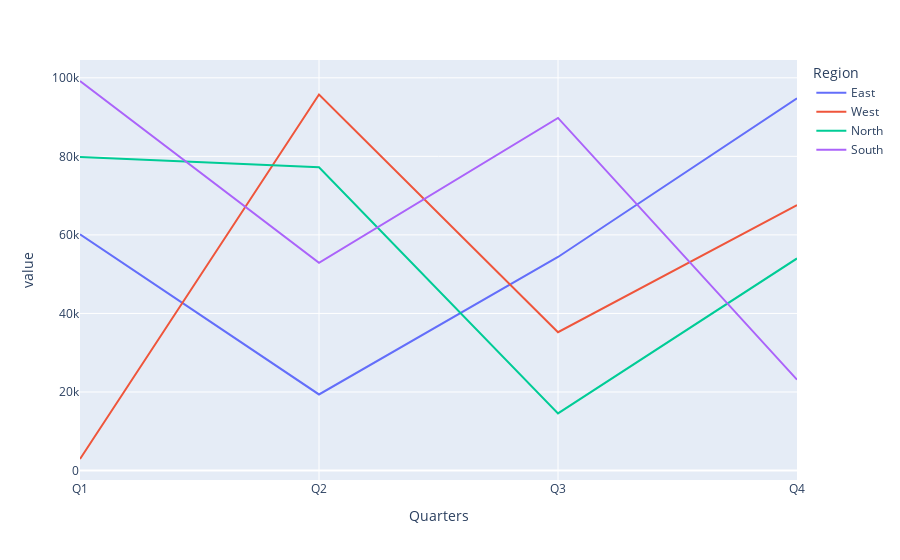

The notebook cell saved with this chart:
### Code cell
data.plot()

### Figure 1 — Plotly figure (JSON) as saved in the notebook; plotly's stock layout.template omitted (floating-point values rounded to 4 significant figures)
{"data": [{"hovertemplate": "Region=East<br>Quarters=%{x}<br>value=%{y}<extra></extra>", "legendgroup": "East", "line": {"color": "#636efa", "dash": "solid"}, "marker": {"symbol": "circle"}, "mode": "lines", "name": "East", "orientation": "v", "showlegend": true, "type": "scatter", "x": ["Q1", "Q2", "Q3", "Q4"], "xaxis": "x", "y": [60160.0, 19380.0, 54380.0, 94790.0], "yaxis": "y"}, {"hovertemplate": "Region=West<br>Quarters=%{x}<br>value=%{y}<extra></extra>", "legendgroup": "West", "line": {"color": "#EF553B", "dash": "solid"}, "marker": {"symbol": "circle"}, "mode": "lines", "name": "West", "orientation": "v", "showlegend": true, "type": "scatter", "x": ["Q1", "Q2", "Q3", "Q4"], "xaxis": "x", "y": [2944.0, 95740.0, 35220.0, 67590.0], "yaxis": "y"}, {"hovertemplate": "Region=North<br>Quarters=%{x}<br>value=%{y}<extra></extra>", "legendgroup": "North", "line": {"color": "#00cc96", "dash": "solid"}, "marker": {"symbol": "circle"}, "mode": "lines", "name": "North", "orientation": "v", "showlegend": true, "type": "scatter", "x": ["Q1", "Q2", "Q3", "Q4"], "xaxis": "x", "y": [79860.0, 77240.0, 14570.0, 54000.0], "yaxis": "y"}, {"hovertemplate": "Region=South<br>Quarters=%{x}<br>value=%{y}<extra></extra>", "legendgroup": "South", "line": {"color": "#ab63fa", "dash": "solid"}, "marker": {"symbol": "circle"}, "mode": "lines", "name": "South", "orientation": "v", "showlegend": true, "type": "scatter", "x": ["Q1", "Q2", "Q3", "Q4"], "xaxis": "x", "y": [99180.0, 52900.0, 89790.0, 23150.0], "yaxis": "y"}], "layout": {"legend": {"title": {"text": "Region"}, "tracegroupgap": 0}, "margin": {"t": 60}, "xaxis": {"anchor": "y", "domain": [0, 1], "title": {"text": "Quarters"}}, "yaxis": {"anchor": "x", "domain": [0, 1], "title": {"text": "value"}}}}
